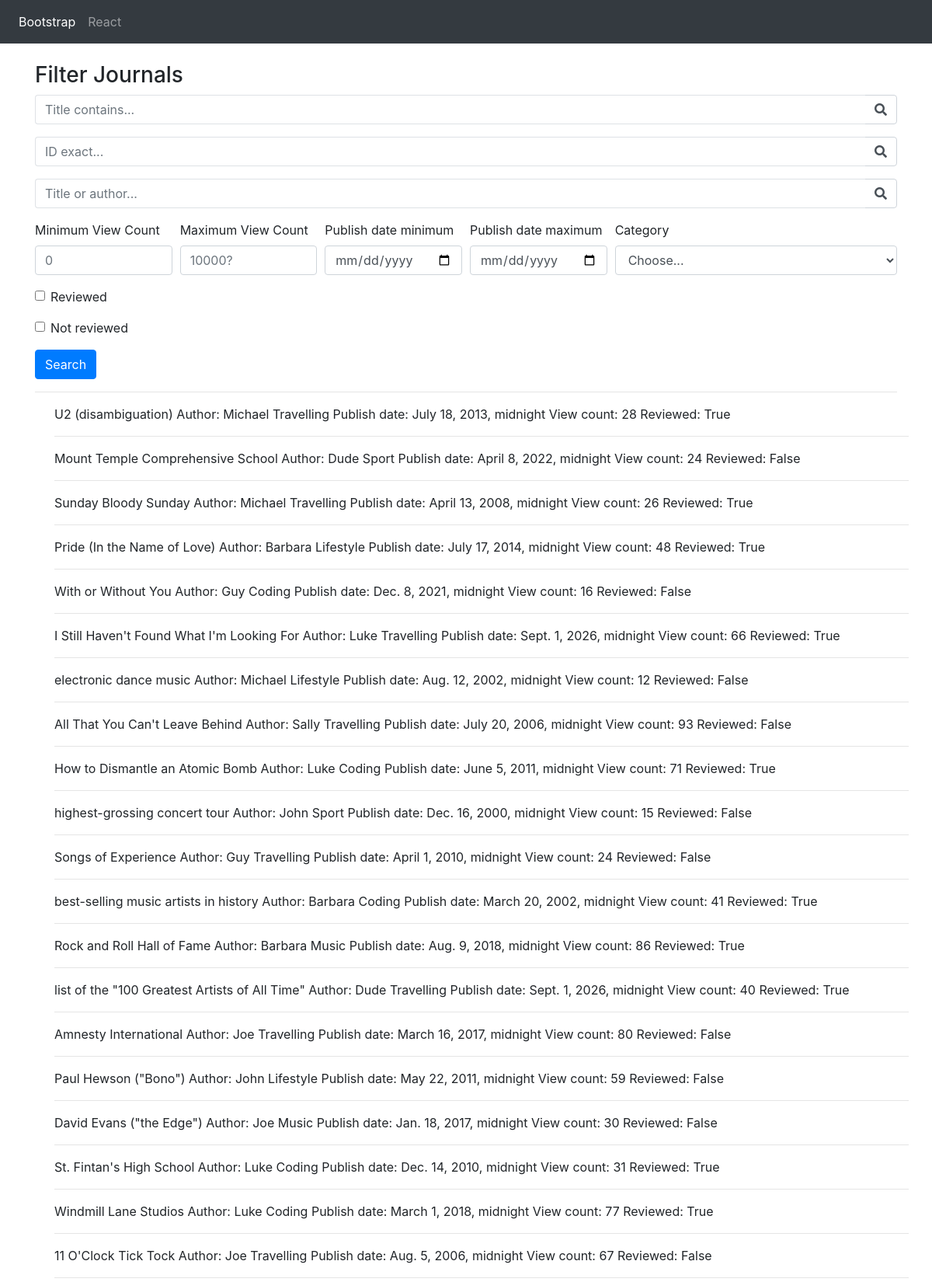
The page / (upper part) on the database its author committed.
### core/models.py (models this page shows, shortened)
class Journal(models.Model):
    title = models.CharField(max_length=120)
    author = models.ForeignKey(Author, on_delete=models.CASCADE)
    categories = models.ManyToManyField(Category)
    publish_date = models.DateTimeField()
    views = models.IntegerField(default=0)
    reviewed = models.BooleanField(default=False)

class Author(models.Model):
    name = models.CharField(max_length=30)

class Category(models.Model):
    name = models.CharField(max_length=20)
    def __str__(self):
        return self.name

### core/views.py (the view)
# urls.py: path('', BootstrapFilterView, name='bootstrap'),
def BootstrapFilterView(request):
    qs = Journal.objects.all()
    categories = Category.objects.all()
    title_contains_query = request.GET.get('title_contains')
    id_exact_query = request.GET.get('id_exact')
    title_or_author_query = request.GET.get('title_or_author')
    view_count_min = request.GET.get('view_count_min')
    view_count_max = request.GET.get('view_count_max')
    date_min = request.GET.get('date_min')
    date_max = request.GET.get('date_max')
    category = request.GET.get('category')
    reviewed = request.GET.get('reviewed')
    not_reviewed = request.GET.get('notReviewed')
    if is_valid_queryparam(title_contains_query):
        qs = qs.filter(title__icontains=title_contains_query)
    elif is_valid_queryparam(id_exact_query):
        qs = qs.filter(id=id_exact_query)
    elif is_valid_queryparam(title_or_author_query):
        qs = qs.filter(Q(title__icontains=title_or_author_query)
                       | Q(author__name__icontains=title_or_author_query)
                       ).distinct()
    if is_valid_queryparam(view_count_min):
        qs = qs.filter(views__gte=view_count_min)
    if is_valid_queryparam(view_count_max):
        qs = qs.filter(views__lt=view_count_max)
    if is_valid_queryparam(date_min):
        qs = qs.filter(publish_date__gte=date_min)
    if is_valid_queryparam(date_max):
        qs = qs.filter(publish_date__lt=date_max)
    if is_valid_queryparam(category) and category != 'Choose...':
        qs = qs.filter(categories__name=category)
    if reviewed == 'on':
        qs = qs.filter(reviewed=True)
    elif not_reviewed == 'on':
        qs = qs.filter(reviewed=False)
    context = {
        'queryset': qs,
        'categories': categories
    }
    return render(request, "bootstrap_form.html", context)

### core/views.py (called while the page is built)
def is_valid_queryparam(param):
    return param != '' and param is not None

### templates/bootstrap_form.html (shortened to what this page needs)
{% load static %}
<!doctype html>
<html lang="en">
  <head>
    <link rel="stylesheet" href="https://stackpath.bootstrapcdn.com/bootstrap/4.3.1/css/bootstrap.min.css">
    <link rel="stylesheet" href="{% static 'template.css' %}">
    <link rel="stylesheet" href="https://use.fontawesome.com/releases/v5.8.1/css/all.css">
  </head>
  <body>
    <nav class="navbar navbar-expand-md navbar-dark bg-dark fixed-top">
        <div class="collapse navbar-collapse" id="navbarsExampleDefault">
            <ul class="navbar-nav mr-auto">
              <li class="nav-item active">
                  <a class="nav-link" href="#">Bootstrap</a>
              </li>
              <li class="nav-item">
                  <a class="nav-link" href="#">React</a>
              </li>
            </ul>
        </div>
    </nav>
    <main role="main" class="container">
      <h3>Filter Journals</h3>
      <form method="GET" action=".">
        <div class="form-row">
            <div class="form-group col-12">
                <div class="input-group">
                    <input class="form-control py-2 border-right-0 border" type="search" name="title_contains" placeholder="Title contains..." />
                    <span class="input-group-append">
                        <div class="input-group-text bg-transparent">
                            <i class="fa fa-search"></i>
                        </div>
                    </span>
                </div>
            </div>
        </div>
        <div class="form-row">
            <div class="form-group col-12">
                <div class="input-group">
                    <input class="form-control py-2 border-right-0 border" type="search" name="id_exact" placeholder="ID exact..." />
                    <span class="input-group-append">
                        <div class="input-group-text bg-transparent">
                            <i class="fa fa-search"></i>
                        </div>
                    </span>
                </div>
            </div>
        </div>
        <div class="form-row">
            <div class="form-group col-12">
                <div class="input-group">
                    <input class="form-control py-2 border-right-0 border" type="search" name="title_or_author" placeholder="Title or author..." />
                    <span class="input-group-append">
                        <div class="input-group-text bg-transparent">
                            <i class="fa fa-search"></i>
                        </div>
                    </span>
                </div>
            </div>
        </div>
        <div class="form-row">
          <div class="form-group col-md-2 col-lg-2">
            <label for="viewCountMin">Minimum View Count</label>
            <input type="number" min=0 class="form-control" id="viewCountMin" placeholder="0" name="view_count_min">
          </div>
          <div class="form-group col-md-2 col-lg-2">
            <label for="viewCountMax">Maximum View Count</label>
            <input type="number" min=0 class="form-control" id="viewCountMax" placeholder="10000?" name="view_count_max">
          </div>
          <div class="form-group col-md-2 col-lg-2">
            <label for="publishDateMin">Publish date minimum</label>
            <input type="date" class="form-control" id="publishDateMin" name="date_min">
          </div>
          <div class="form-group col-md-2 col-lg-2">
            <label for="publishDateMax">Publish date maximum</label>
            <input type="date" class="form-control" id="publishDateMax" name="date_max">
          </div>
          <div class="form-group col-md-4">
            <label for="category">Category</label>
            <select id="category" class="form-control" name="category">
              <option selected>Choose...</option>
            </select>
          </div>
        </div>
        <div class="form-group">
          <div class="form-check">
            <input class="form-check-input" type="checkbox" id="reviewed" name="reviewed">
            <label class="form-check-label" for="reviewed">
              Reviewed
            </label>
          </div>
        </div>
        <div class="form-group">
          <div class="form-check">
            <input class="form-check-input" type="checkbox" id="notReviewed" name="notReviewed">
            <label class="form-check-label" for="notReviewed">
              Not reviewed
            </label>
          </div>
        </div>
        <button type="submit" class="btn btn-primary">Search</button>
      </form>
      <hr />
      <div class="row">
        <ul>
          {% for journal in queryset %}
            <li>
              {{ journal.title }}
              <span>Author: {{ journal.author.name }}</span>
              <span>
                {% for cat in journal.categories.all %}
                  {{ cat }}
                {% endfor %}
              </span>
              <span>Publish date: {{ journal.publish_date }}</span>
              <span>View count: {{ journal.views }}</span>
              <span>Reviewed: {{ journal.reviewed }}</span>
            </li>
            <hr />
          {% endfor %}
        </ul>
      </div>
    </main>
</body>
</html>

### static/template.css (style rules this page uses)
body { margin-top: 5rem; }
ul { list-style-type: none; }

### rows shown on the page
Journal: title "U2 (disambiguation)", author.name "Michael", publish_date "July 18, 2013, midnight", views "28", reviewed "True"
Category: name "Travelling"
Journal: title "Mount Temple Comprehensive School", author.name "Dude", publish_date "April 8, 2022, midnight", views "24", reviewed "False"
Category: name "Sport"
Journal: title "Sunday Bloody Sunday", author.name "Michael", publish_date "April 13, 2008, midnight", views "26", reviewed "True"
Journal: title "Pride (In the Name of Love)", author.name "Barbara", publish_date "July 17, 2014, midnight", views "48", reviewed "True"
Category: name "Lifestyle"
Journal: title "With or Without You", author.name "Guy", publish_date "Dec. 8, 2021, midnight", views "16", reviewed "False"
Category: name "Coding"
Journal: title "I Still Haven't Found What I'm Looking For", author.name "Luke", publish_date "Sept. 1, 2026, midnight", views "66", reviewed "True"
Journal: title "electronic dance music", author.name "Michael", publish_date "Aug. 12, 2002, midnight", views "12", reviewed "False"
Journal: title "All That You Can't Leave Behind", author.name "Sally", publish_date "July 20, 2006, midnight", views "93", reviewed "False"
Journal: title "How to Dismantle an Atomic Bomb", author.name "Luke", publish_date "June 5, 2011, midnight", views "71", reviewed "True"
Journal: title "highest-grossing concert tour", author.name "John", publish_date "Dec. 16, 2000, midnight", views "15", reviewed "False"
Journal: title "Songs of Experience", author.name "Guy", publish_date "April 1, 2010, midnight", views "24", reviewed "False"
Journal: title "best-selling music artists in history", author.name "Barbara", publish_date "March 20, 2002, midnight", views "41", reviewed "True"
Journal: title "Rock and Roll Hall of Fame", author.name "Barbara", publish_date "Aug. 9, 2018, midnight", views "86", reviewed "True"
Category: name "Music"
Journal: title "list of the \"100 Greatest Artists of All Time\"", author.name "Dude", publish_date "Sept. 1, 2026, midnight", views "40", reviewed "True"
Journal: title "Amnesty International", author.name "Joe", publish_date "March 16, 2017, midnight", views "80", reviewed "False"
Journal: title "Paul Hewson (\"Bono\")", author.name "John", publish_date "May 22, 2011, midnight", views "59", reviewed "False"
Journal: title "David Evans (\"the Edge\")", author.name "Joe", publish_date "Jan. 18, 2017, midnight", views "30", reviewed "False"
Journal: title "St. Fintan's High School", author.name "Luke", publish_date "Dec. 14, 2010, midnight", views "31", reviewed "True"
Journal: title "Windmill Lane Studios", author.name "Luke", publish_date "March 1, 2018, midnight", views "77", reviewed "True"
Journal: title "11 O'Clock Tick Tock", author.name "Joe", publish_date "Aug. 5, 2006, midnight", views "67", reviewed "False"
